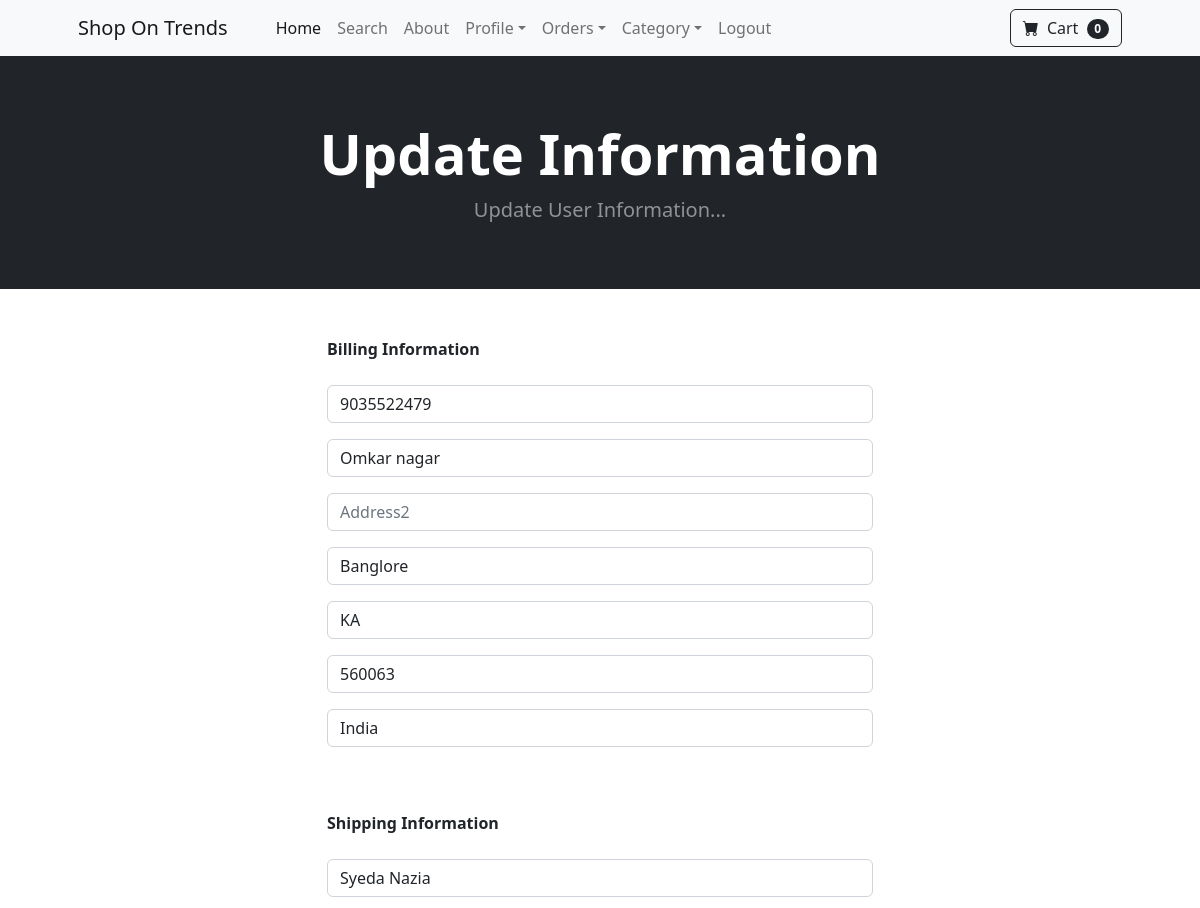
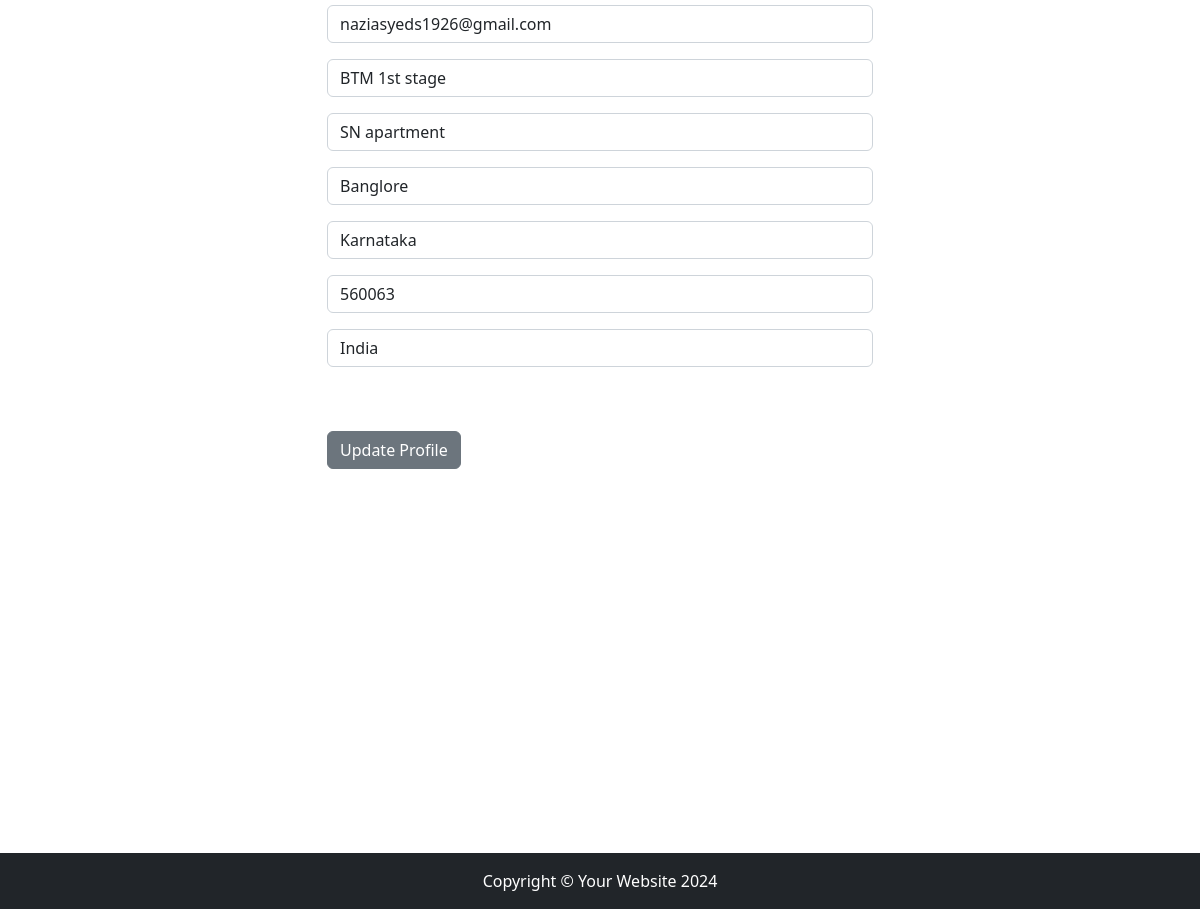
The page /update_info/ (signed in) on the database its author committed (2 pictures, top to bottom).
### store/models.py (models this page shows, shortened)
class Profile(models.Model):
    user = models.OneToOneField(User,on_delete=models.CASCADE)
    date_modified = models.DateTimeField(User,auto_now=True)
    phone = models.CharField(max_length=10,blank=True)
    address1 = models.CharField(max_length=200,blank=True)
    address2 = models.CharField(max_length=200,blank=True)
    city =  models.CharField(max_length=50,blank=True)
    state = models.CharField(max_length=50,blank=True)
    zipcode = models.CharField(max_length=15,blank=True)
    country = models.CharField(max_length=50,blank=True)
    old_cart = models.CharField(max_length=200,blank=True,null=True)

### payment/models.py (models this page shows, shortened)
class ShippingAddress(models.Model):
    user = models.ForeignKey(User,on_delete=models.CASCADE,null=True,blank=True)
    shipping_full_name = models.CharField(max_length=50)
    shipping_email = models.CharField(max_length=255)
    shipping_address1 = models.CharField(max_length=255)
    shipping_address2 = models.CharField(max_length=255)
    shipping_city = models.CharField(max_length=255)
    shipping_state = models.CharField(max_length=255,null=True,blank=True)
    shipping_zipcode = models.CharField(max_length=255,null=True,blank=True)
    shipping_country = models.CharField(max_length=255,null=True,blank=True)
    class Meta:
        verbose_name_plural ="Shipping Address"

### store/views.py (the view)
# urls.py: path('update_info/',views.update_info, name ="update_info"),
def update_info(request):
    if request.user.is_authenticated:
        current_user = Profile.objects.get(user__id = request.user.id)
        shipping_user = ShippingAddress.objects.get(id = request.user.id)
        form = UserInfoForm(request.POST or None, instance = current_user)
        shipping_form = ShippingForm(request.POST or None , instance = shipping_user)
        if form.is_valid() or shipping_form.is_valid():
            form.save()
            shipping_form.save()
            messages.success(request,"Your  Information has been Updated")
            return redirect('home')
        return render(request,"update_info.html",{"form":form,"shipping_form":shipping_form})
    else:
        messages.success(request,"You must be logged into access the Update Information")
        return redirect('home')

### store/forms.py
class UserInfoForm(forms.ModelForm):
    phone = forms.CharField(label="",widget=forms.TextInput(attrs={'class':'form-control','placeholder':'Phone'}),required=False)
    address1 = forms.CharField(label="",widget=forms.TextInput(attrs={'class':'form-control','placeholder':'Address1'}),required=False)
    address2 = forms.CharField(label="",widget=forms.TextInput(attrs={'class':'form-control','placeholder':'Address2'}),required=False)
    city =  forms.CharField(label="",widget=forms.TextInput(attrs={'class':'form-control','placeholder':'City'}),required=False)
    state = forms.CharField(label="",widget=forms.TextInput(attrs={'class':'form-control','placeholder':'State'}),required=False)
    zipcode = forms.CharField(label="",widget=forms.TextInput(attrs={'class':'form-control','placeholder':'ZipCode'}),required=False)
    country = forms.CharField(label="",widget=forms.TextInput(attrs={'class':'form-control','placeholder':'Country'}),required=False)
    class Meta:
        model = Profile
        fields = ('phone','address1','address2','city','state','zipcode','country')

### shoppingcart/cart.py (called while the page is built)
    def __len__(self):
        return len(self.cart)

### shoppingcart/context_processors.py (called while the page is built)
def cart(request):
    return {'cart':Cart(request)}

### store/templates/update_info.html (shortened to what this page needs)
{% extends 'base.html' %}
{% block content %}
        <header class="bg-dark py-5">
            <div class="container px-4 px-lg-5 my-5">
                <div class="text-center text-white">
                    <h1 class="display-4 fw-bolder">Update Information</h1>
                    <p class="lead fw-normal text-white-50 mb-0">Update User Information...</p>
                </div>
            </div>
        </header>
        <div class="container">
        	<div class="row">
        			<div class="col-md-6 offset-md-3">
        				<br/><br/>
                    <strong>Billing Information</strong>
                    <br/><br/>
<form method="POST" action="{% url 'update_info' %}">
    {{ form.as_p }}
    <br/><br/>
    <strong>Shipping Information</strong>
    <br/><br/>
    {{ shipping_form.as_p }}
    <br/><br/>
    <button type="submit" class="btn btn-secondary">
      Update Profile
    </button>
</form>
<br/><br/>
<br/><br/>
<br/><br/>
<br/><br/>
<br/><br/>
<br/><br/>
<br/><br/>
<br/><br/>
        			</div>
        	</div>
        </div>
{% endblock %}

### rows shown on the page
Profile: phone "9035522479", address1 "Omkar nagar", city "Banglore", state "KA", zipcode "560063", country "India"
ShippingAddress: shipping_full_name "Syeda Nazia", shipping_email "naziasyeds1926@gmail.com", shipping_address1 "BTM 1st stage", shipping_address2 "SN apartment", shipping_city "Banglore", shipping_state "Karnataka", shipping_zipcode "560063", shipping_country "India"

### other values the page prints
{{ cart|length }} "0"
